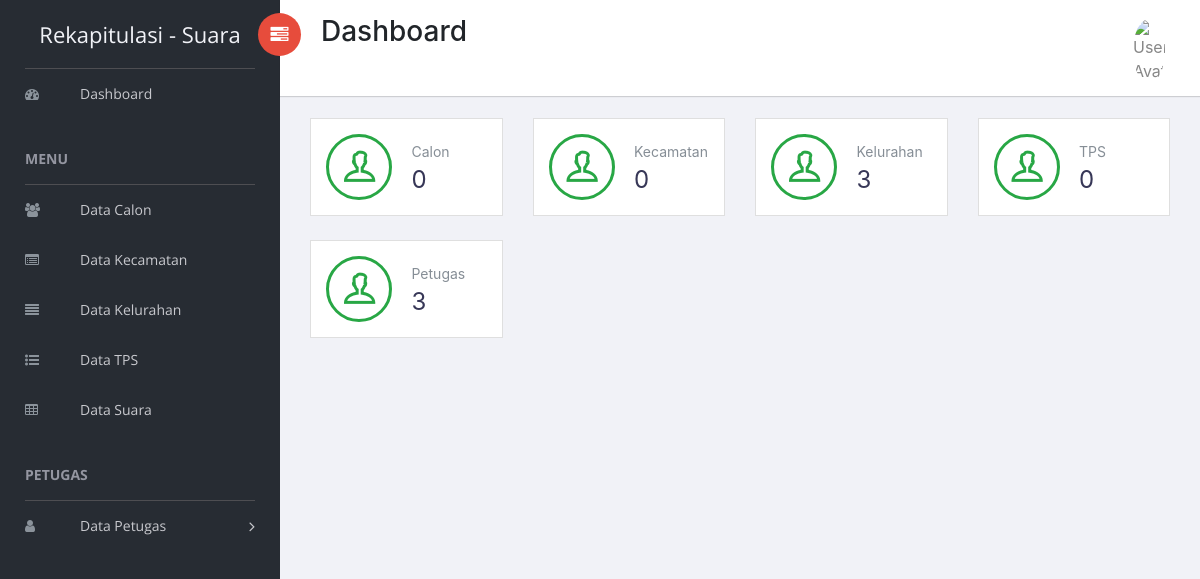
The app's page /master/index.php, older data.
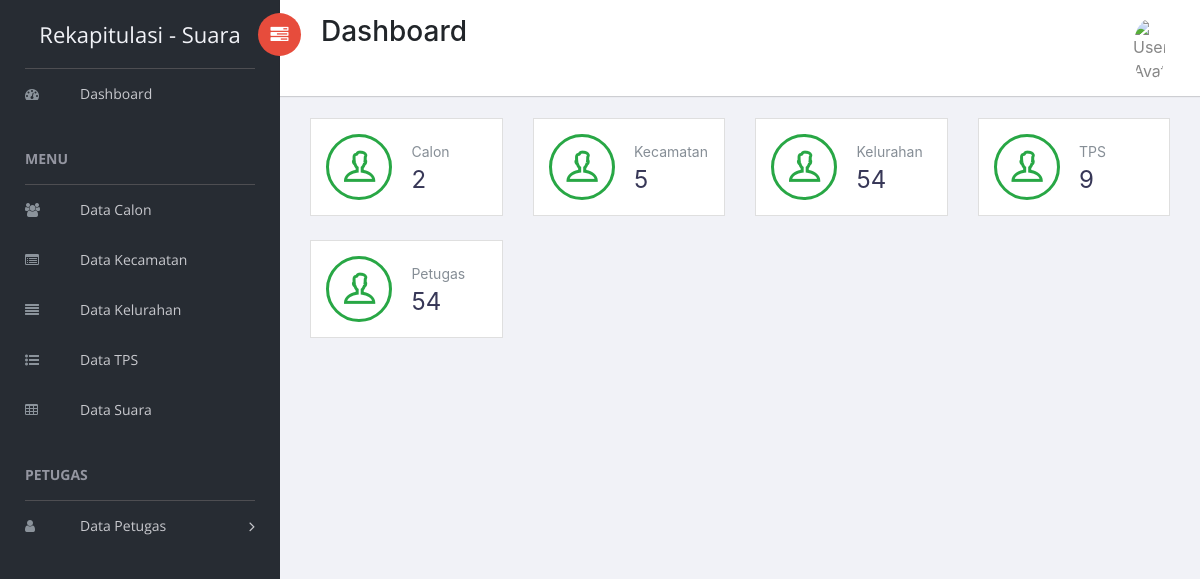
The same page, newer data.
### tables this page shows
CREATE TABLE `desa` (
  `id` int(11) NOT NULL,
  `fk_id_kecamatan` int(11) NOT NULL,
  `nama_desa` varchar(50) NOT NULL
);

### master/application/controllers/Dashboard.php (called while the page is built, shortened)
<?php
class Dashboard extends CI_Controller {
	var $title = 'Dashboard';
	public function __construct()
	{
		$this->load->model('mCalon');
		$this->load->model('mDesa');
		$this->load->model('mKecamatan');
		$this->load->model('mPetugas');
		$this->load->model('mTps');
	}
	public function index()
	{
		$data['title'] = $this->title;
		$data['calon'] = count($this->mCalon->getAll());
		$data['desa'] = count($this->mDesa->getAll());
		$data['kecamatan'] = count($this->mKecamatan->getAll());
		$data['petugas'] = count($this->mPetugas->getAll());
		$data['tps'] = count($this->mTps->getAll());
		$this->load->view('dashboard/index',$data);
	}
}

### master/index.php (called while the page is built, shortened)
<?php
require_once BASEPATH.'core/CodeIgniter.php';

### master/application/models/mDesa.php (called while the page is built, shortened)
<?php
class MDesa extends CI_Model {
	public function getAll($id = '')
	{
		if (empty($id)) {
			return $this->db->get('desa')->result();
		}else {
			$this->db->where('id', $id);
			return $this->db->get('desa')->result();
		}
	}
}

### master/application/views/dashboard/index.php (the view, shortened to what this page needs)
<div id="right-panel" class="right-panel">
	<div class="content mt-3">
		<div class="animated fadeIn">
			<div class="col-lg-3 col-md-6">
				<div class="card">
					<div class="card-body">
						<div class="stat-widget-one">
							<div class="stat-icon dib"><i class="ti-user text-success border-success"></i></div>
							<div class="stat-content dib">
								<div class="stat-text">Calon</div>
								<div class="stat-digit"><?php echo $calon ?></div>
							</div>
						</div>
					</div>
				</div>
			</div>
			<div class="col-lg-3 col-md-6">
				<div class="card">
					<div class="card-body">
						<div class="stat-widget-one">
							<div class="stat-icon dib"><i class="ti-user text-success border-success"></i></div>
							<div class="stat-content dib">
								<div class="stat-text">Kecamatan</div>
								<div class="stat-digit"><?php echo $kecamatan ?></div>
							</div>
						</div>
					</div>
				</div>
			</div>
			<div class="col-lg-3 col-md-6">
				<div class="card">
					<div class="card-body">
						<div class="stat-widget-one">
							<div class="stat-icon dib"><i class="ti-user text-success border-success"></i></div>
							<div class="stat-content dib">
								<div class="stat-text">Kelurahan</div>
								<div class="stat-digit"><?php echo $desa ?></div>
							</div>
						</div>
					</div>
				</div>
			</div>
			<div class="col-lg-3 col-md-6">
				<div class="card">
					<div class="card-body">
						<div class="stat-widget-one">
							<div class="stat-icon dib"><i class="ti-user text-success border-success"></i></div>
							<div class="stat-content dib">
								<div class="stat-text">TPS</div>
								<div class="stat-digit"><?php echo $tps ?></div>
							</div>
						</div>
					</div>
				</div>
			</div>
			<div class="col-lg-3 col-md-6">
				<div class="card">
					<div class="card-body">
						<div class="stat-widget-one">
							<div class="stat-icon dib"><i class="ti-user text-success border-success"></i></div>
							<div class="stat-content dib">
								<div class="stat-text">Petugas</div>
								<div class="stat-digit"><?php echo $petugas ?></div>
							</div>
						</div>
					</div>
				</div>
			</div>
		</div>
	</div>
</div>

Row changes from the older to the newer data that the page shows:
added desa: id "54", fk_id_kecamatan "9"
Text that changed along with them:
$calon: "0" → "2"
$kecamatan: "0" → "5"
$desa: "3" → (not shown)
$tps: "0" → (not shown)
$petugas: "3" → (not shown)
